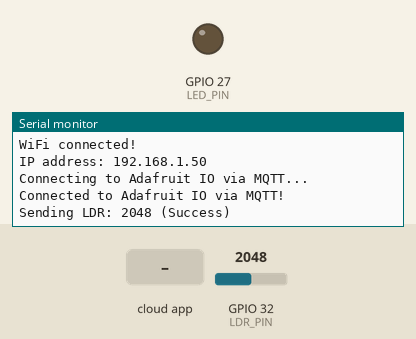
The sketch below on a simulated ESP32. Shown: output pins drawn as LEDs (lit = HIGH), the last lines printed to the serial monitor. The test bench sets the inputs (shaded band); at power-on: GPIO 32 (LDR_PIN) = 2048. WiFi joins after 1.5 s; servers stay silent unless stated; no MQTT or app messages arrive unless stated.

Above: at 2.7 s.
2.8 s: the phone or cloud app sets lightintensity to 0
At 3.2 s:
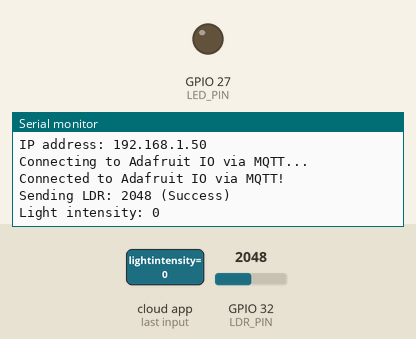
4.3 s: the phone or cloud app sets lightstatus to 0
At 5.3 s:
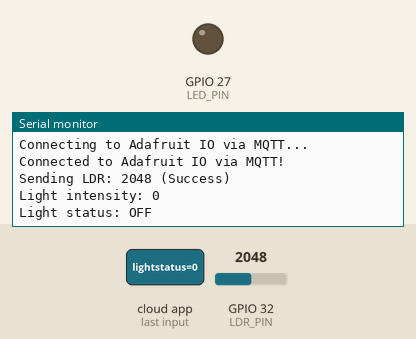

The sketch:

adafruit_io_light_monitor_mqtt.ino
```cpp
// Include configuration
#include "config.h"

// Include required headers
#include <WiFi.h>
#include "WiFiClientSecure.h"
#include "Adafruit_MQTT.h"
#include "Adafruit_MQTT_Client.h"

// Light variables
uint8_t lightIntensity = 100;
bool lightStatus = false;

// WiFiClientSecure for SSL/TLS support
WiFiClientSecure client;

// Set up the MQTT client class by passing in the WiFi client, MQTT server, and login details
Adafruit_MQTT_Client mqtt(&client, AIO_SERVER, AIO_PORT, AIO_USERNAME, AIO_KEY);

// Set up light intensity and light status subscribe feed
Adafruit_MQTT_Subscribe lightIntensityFeed = Adafruit_MQTT_Subscribe(&mqtt, AIO_USERNAME "/feeds/" FEED_LIGHT_INTENSITY);
Adafruit_MQTT_Subscribe lightStatusFeed = Adafruit_MQTT_Subscribe(&mqtt, AIO_USERNAME "/feeds/" FEED_LIGHT_STATUS);

// Set up light intensity and light status /get feeds
Adafruit_MQTT_Publish getLightIntensityFeed = Adafruit_MQTT_Publish(&mqtt, AIO_USERNAME "/feeds/" FEED_LIGHT_INTENSITY "/get");
Adafruit_MQTT_Publish getLightStatusFeed = Adafruit_MQTT_Publish(&mqtt, AIO_USERNAME "/feeds/" FEED_LIGHT_STATUS "/get");

// Set up photocell publish feed
Adafruit_MQTT_Publish photocellFeed = Adafruit_MQTT_Publish(&mqtt, AIO_USERNAME "/feeds/" FEED_PHOTOCELL);

// Entry point function
void setup() {
  // Start serial connection
  Serial.begin(115200);

  // Wait for serial connection
  while (!Serial);

  // Set up LED PWM channel and pin
  ledcSetup(LED_PWM_CHANNEL, LED_PWM_FREQUENCY, LED_PWM_RESOLUTION);
  ledcAttachPin(LED_PIN, LED_PWM_CHANNEL);

  // Set up LDR pin mode
  pinMode(LDR_PIN, INPUT);

  // Print connecting to WiFi
  Serial.print("Connecting to ");
  Serial.print(WIFI_SSID);

  // Connect to WiFi
  WiFi.begin(WIFI_SSID, WIFI_PASSWORD);

  // Wait for WiFi connection
  while (WiFi.status() != WL_CONNECTED) {
    Serial.print(".");
    delay(500);
  }

  // Print connected to WiFi
  Serial.println();
  Serial.println("WiFi connected!");
  Serial.print("IP address: ");
  Serial.println(WiFi.localIP());

  // Set Adafruit IO root CA
  client.setCACert(AIO_ROOT_CA);

  // Set up light intensity and light status callbacks
  lightIntensityFeed.setCallback(handleLightIntensity);
  lightStatusFeed.setCallback(handleLightStatus);

  // Set up light intensity and light status subscriptions
  mqtt.subscribe(&lightIntensityFeed);
  mqtt.subscribe(&lightStatusFeed);

  // Establish MQTT session
  mqttConnect();

  // Send /get requests for light intensity and light status feeds
  getLightIntensityFeed.publish("\0");
  getLightStatusFeed.publish("\0");
}

// Loop (after setup) function
void loop() {
  // Establish MQTT session
  mqttConnect();

  // Get LDR reading
  int ldrReading = analogRead(LDR_PIN);

  // Print LDR data being sent
  Serial.print("Sending LDR: ");
  Serial.print(ldrReading);

  // Attempt to publish LDR data
  bool success = photocellFeed.publish(ldrReading);

  // Handle success of publishing LDR data
  if (success) {
    Serial.println(" (Success)");
  } else {
    Serial.println(" (Failed)");
  }

  // Listen for subscriptions for 5 seconds (also avoids Adafruit IO rate limit)
  mqtt.processPackets(5000);

  // No ping required because publish is done within KEEPALIVE time
}

// Function to handle light intensity changes
void handleLightIntensity(uint32_t lightIntensityRaw) {
  // Get light intensity value (constrained to percentage values)
  lightIntensity = constrain(lightIntensityRaw, 0, 100);

  // Print light intensity data received
  Serial.print("Light intensity: ");
  Serial.println(lightIntensity);

  // Handle light intensity change
  handleLightChange();
}

// Function to handle light status changes
void handleLightStatus(char *lightStatusString, uint16_t len) {
  // Get light status value
  if (strncmp(lightStatusString, "True", len) == 0) {
    lightStatus = true;
  } else {
    lightStatus = false;
  }

  // Print light status data received
  Serial.print("Light status: ");
  if (lightStatus) {
    Serial.println("ON");
  } else {
    Serial.println("OFF");
  }

  // Handle light status change
  handleLightChange();
}

// Function to handle all light changes
void handleLightChange() {
  // Default to no light
  int lightLevel = 0;

  // If light is on
  if (lightStatus) {
    // Calculate light level
    lightLevel = pow(2, LED_PWM_RESOLUTION) * lightIntensity / 100;
  }

  // Set LED light level
  ledcWrite(LED_PWM_CHANNEL, lightLevel);
}

// Function to establish MQTT connection
void mqttConnect() {
  // Return if already connected
  if (mqtt.connected()) {
    return;
  }

  // Print connecting to Adafruit IO
  Serial.println("Connecting to Adafruit IO via MQTT...");

  // Result store and retries counter
  uint8_t result;
  uint8_t retries = 3;

  // Attempt to connect to Adafruit IO
  while ((result = mqtt.connect()) != 0) {
    // Print error and retrying message
    Serial.println(mqtt.connectErrorString(result));
    Serial.println("Retrying in 5 seconds...");

    // Disconnect before reconnecting
    mqtt.disconnect();

    // Decrease retries
    retries--;

    // Stop when no more retries
    if (retries == 0) {
      Serial.println("Failed to connect to Adafruit IO via MQTT!");

      while (1);
    }

    // Delay between retries
    delay(5000);
  }

  // Print connected to Adafruit IO
  Serial.println("Connected to Adafruit IO via MQTT!");
}
```

config.h
```cpp
// Adafruit IO details
#define AIO_USERNAME "AIO_USERNAME"
#define AIO_KEY "AIO_KEY"
#define AIO_SERVER "io.adafruit.com"
#define AIO_PORT 8883

// Adafruit IO feeds
#define FEED_LIGHT_INTENSITY "lightintensity"
#define FEED_LIGHT_STATUS "lightstatus"
#define FEED_PHOTOCELL "photocell"

// WiFi details
#define WIFI_SSID "WIFI_SSID"
#define WIFI_PASSWORD "WIFI_PASSWORD"

// LED details
#define LED_PIN 27
#define LED_PWM_CHANNEL 0
#define LED_PWM_FREQUENCY 1000
#define LED_PWM_RESOLUTION 12

// LDR details
#define LDR_PIN 32

// io.adafruit.com root CA
#define AIO_ROOT_CA \
    "-----BEGIN CERTIFICATE-----\n" \
    "MIIDrzCCApegAwIBAgIQCDvgVpBCRrGhdWrJWZHHSjANBgkqhkiG9w0BAQUFADBh\n" \
    "MQswCQYDVQQGEwJVUzEVMBMGA1UEChMMRGlnaUNlcnQgSW5jMRkwFwYDVQQLExB3\n" \
    "d3cuZGlnaWNlcnQuY29tMSAwHgYDVQQDExdEaWdpQ2VydCBHbG9iYWwgUm9vdCBD\n" \
    "QTAeFw0wNjExMTAwMDAwMDBaFw0zMTExMTAwMDAwMDBaMGExCzAJBgNVBAYTAlVT\n" \
    "MRUwEwYDVQQKEwxEaWdpQ2VydCBJbmMxGTAXBgNVBAsTEHd3dy5kaWdpY2VydC5j\n" \
    "b20xIDAeBgNVBAMTF0RpZ2lDZXJ0IEdsb2JhbCBSb290IENBMIIBIjANBgkqhkiG\n" \
    "9w0BAQEFAAOCAQ8AMIIBCgKCAQEA4jvhEXLeqKTTo1eqUKKPC3eQyaKl7hLOllsB\n" \
    "CSDMAZOnTjC3U/dDxGkAV53ijSLdhwZAAIEJzs4bg7/fzTtxRuLWZscFs3YnFo97\n" \
    "nh6Vfe63SKMI2tavegw5BmV/Sl0fvBf4q77uKNd0f3p4mVmFaG5cIzJLv07A6Fpt\n" \
    "43C/dxC//AH2hdmoRBBYMql1GNXRor5H4idq9Joz+EkIYIvUX7Q6hL+hqkpMfT7P\n" \
    "T19sdl6gSzeRntwi5m3OFBqOasv+zbMUZBfHWymeMr/y7vrTC0LUq7dBMtoM1O/4\n" \
    "gdW7jVg/tRvoSSiicNoxBN33shbyTApOB6jtSj1etX+jkMOvJwIDAQABo2MwYTAO\n" \
    "BgNVHQ8BAf8EBAMCAYYwDwYDVR0TAQH/BAUwAwEB/zAdBgNVHQ4EFgQUA95QNVbR\n" \
    "TLtm8KPiGxvDl7I90VUwHwYDVR0jBBgwFoAUA95QNVbRTLtm8KPiGxvDl7I90VUw\n" \
    "DQYJKoZIhvcNAQEFBQADggEBAMucN6pIExIK+t1EnE9SsPTfrgT1eXkIoyQY/Esr\n" \
    "hMAtudXH/vTBH1jLuG2cenTnmCmrEbXjcKChzUyImZOMkXDiqw8cvpOp/2PV5Adg\n" \
    "06O/nVsJ8dWO41P0jmP6P6fbtGbfYmbW0W5BjfIttep3Sp+dWOIrWcBAI+0tKIJF\n" \
    "PnlUkiaY4IBIqDfv8NZ5YBberOgOzW6sRBc4L0na4UU+Krk2U886UAb3LujEV0ls\n" \
    "YSEY1QSteDwsOoBrp+uvFRTp2InBuThs4pFsiv9kuXclVzDAGySj4dzp30d8tbQk\n" \
    "CAUw7C29C79Fv1C5qfPrmAESrciIxpg0X40KPMbp1ZWVbd4=\n" \
    "-----END CERTIFICATE-----\n"
```

Measured:
- after the input at 2.8 s, the serial monitor: prints a new line at once (image 1)
- after the input at 4.3 s, the serial monitor: prints a new line at once (image 2)
